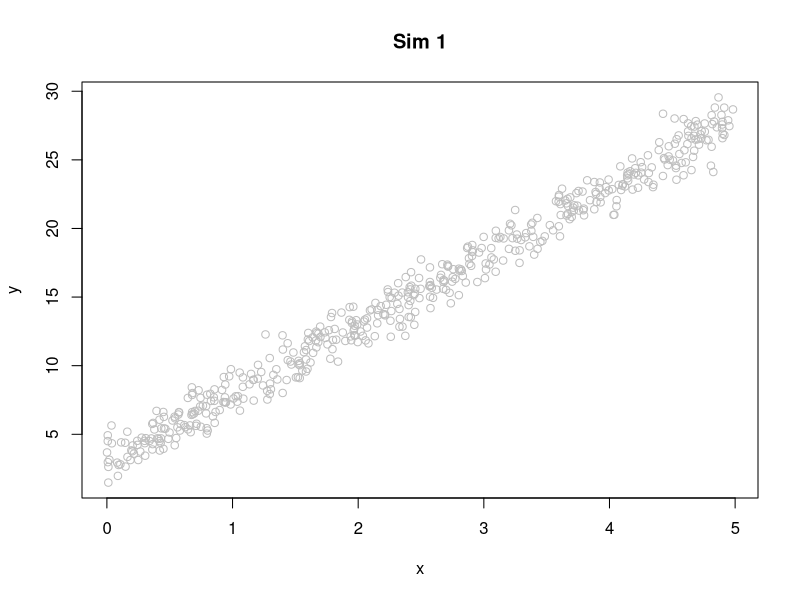

Recreate this plot in R. (Note: this script raises an error after producing the figure.)
library(tidyverse)

#Linear Regression relies on several assumptions
     #linearity; DV can be written as a linear combination of the IVs
     #independence; errors are independence
     #normality; distribution of the errors is normal
     #equal variance; errors have equal variance at any set of IVs


#checking assumptions
#we will create 3 models to test these assumptions
sim_1 = function(sample_size = 500) {
  x = runif(n = sample_size) * 5
  y = 3 + 5 * x + rnorm(n = sample_size, mean = 0, sd = 1)
  data.frame(x, y)
}

sim_2 = function(sample_size = 500) {
  x = runif(n = sample_size) * 5
  y = 3 + 5 * x + rnorm(n = sample_size, mean = 0, sd = x)
  data.frame(x, y)
}

sim_3 = function(sample_size = 500) {
  x = runif(n = sample_size) * 5
  y = 3 + 5 * x ^ 2 + rnorm(n = sample_size, mean = 0, sd = 5)
  data.frame(x, y)
}

#create sim data
set.seed(42)
s1=sim_1()
set.seed(42)
s2=sim_2()
set.seed(42)
s3=sim_3()

#plot the model
plot(y ~ x,data=s1,main="Sim 1",col="grey")
lm1=lm(y ~ x,data=s1)
abline(fit1)
#fitted vs residuals plot
plot(fitted(lm1),resid(lm1),col="grey",xlab="fitted",ylab="residuals",main="Sim 1")
abline(h=0) 
#examine the plot; make sure that the data is spread evenly both vertically and horizontally
   #if the spread is uneven, this fails to meet the assumptions stated above
   #if the spread does not follow the abline, it is non-linear (and fails the assumption)

#for comparison, let's look at our other simulated data sets
lm2=lm(y ~ x,data=s2)
plot(fitted(lm2),resid(lm2),col="grey",xlab="fitted",ylab="residuals",main="Sim 2")
abline(h=0)
# note the uneven spread

lm3=lm(y ~ x,data=s3)
plot(fitted(lm3),resid(lm3),col="grey",xlab="fitted",ylab="residuals",main="Sim 3")
abline(h=0)
#notice the curve

#in summary:
     #lm1 has constant variance, but is not linear
     #lm2 does not have constant variance, but is linear
     #lm3 has constant variance, but is not linear

#constant variance is called homoscedasticity
#to test for homoscedasticity, we will use the Breusch-Pagan Test
     #the BP test uses a null hypothesis of homoscedasticity, so a sufficiently large p-value is good
library(lmtest)
bptest(lm1) #runs the BP test on our simulation 1
# p>0.05, test successful, do not reject null
bptest(lm2)
# p<0.05, test failed, reject null
bptest(lm3)
# p>0.05, test successful, do not reject null

#normality
     #to test for normality, we will use the Shapiro-Wilk Test
     #SW test uses a null hypothesis of normality, so we want a sufficiently large p-value
shapiro.test(resid(lm1))
# p>0.05, test successful, do not reject null
shapiro.test(resid(lm2))
# p<0.05, test failed, reject null
shapiro.test(resid(lm3))
# p<0.05, test failed, reject null

##
##
##
#checking for and removing outliers

#cook's distance and mahalanobis distance; a large distance indicates high influence, and a likely outlier
d1=s1
d1$cooks=cooks.distance(lm1) #cooks distance is large if it is greater than 4/n
d1$mahal=mahalanobis(s1,colMeans(s1),cov(s1))

d1.2=subset(d1,d1$cooks<=(4/nrow(d1))) #remove cooks outliers
#removed 22 outliers
d1.3=subset(d1.2,d1.2$mahal>=qchisq(p=0.001,df=1)) #df is the number of IVs, use this to remove mahal outliers
#removed 0 outliers









































































































